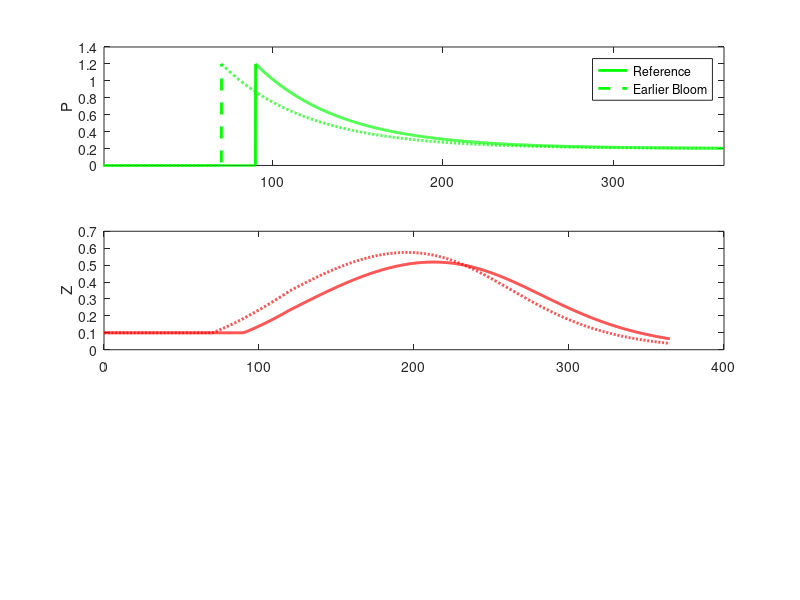

The MATLAB source for this figure: (Note: this script raises an error after producing the figure.)
%% Supplementary Analysis for manuscript "Shifting Phenology as a Key Driver of Shelf Zooplankton Population Variability"
% MATLAB code for the Lotka-Volterra model (Discussion and Figure S10)
% Adapted from model provided by Greg L. Britten
% Isabel Honda
% May 2024

%% Lotka-Volterra Model (Appendix S1, Figure S10)

clc; clear; close all;
dt = 0.1;
bloom_time1 = 90/dt; % bloom timing differs by 20 days
bloom_time2 = 70/dt;
diap_init = 250;

% prescribe phytoplankton as instant bloom and exponential decay
p1 = [zeros(1, bloom_time1-1), 1*exp(-0.002*(0:(365/dt)-bloom_time1))+0.2];
p2 = [zeros(1, bloom_time2-1), 1*exp(-0.002*(0:(365/dt)-bloom_time2))+0.2];

% initial conditions
z1 = zeros(1, 365/dt);
c1 = zeros(1, 365/dt);
z2 = zeros(1, 365/dt);
c2 = zeros(1, 365/dt);
z1(1) = 0.1;
c1(1) = 0.1;
z2(1) = 0.1;
c2(1) = 0.1;

z_g = 0.03; % zooplankton grazing rate on phytoplankton
c_g = 0.03; % consumer grazing rate on zooplankton
c_m = 0.001; % consumer mortality
c_emerge = 120/dt; % predators appear at day 120

% biomass evolution for type 1 functional response
% assumes same grazing rate for calanus and top predator
for i = 2:length(p1)
    if i > c_emerge
        z1(i) = z1(i-1) + z_g*z1(i-1)*p1(i-1)*dt - c_g*c1(i-1)*z1(i-1)*dt;
        z2(i) = z2(i-1) + z_g*z2(i-1)*p2(i-1)*dt - c_g*c2(i-1)*z2(i-1)*dt;
        c1(i) = c1(i-1) + c_g*c1(i-1)*z1(i-1)*dt - c_m*c1(i-1)*dt;
        c2(i) = c2(i-1) + c_g*c2(i-1)*z2(i-1)*dt - c_m*c2(i-1)*dt;
    else
        z1(i) = z1(i-1) + z_g*z1(i-1)*p1(i-1)*dt;
        z2(i) = z2(i-1) + z_g*z2(i-1)*p2(i-1)*dt;
        c1(i) = c1(i-1);
        c2(i) = c2(i-1);
    end
end

figure(1)
clf
set(gcf,'color','w');

time = (1:(365/dt))*dt;
subplot(3,1,1)
plot(time, p1,'g','LineWidth',2)
hold on
plot(time, p2,'g--','LineWidth',2)
ylabel('P')
legend('Reference', 'Earlier Bloom', 'Location', 'northeast')
xlim([1 365])

subplot(3,1,2)
plot(time, z1, 'r','LineWidth',2)
hold on
plot(time, z2, 'r--','LineWidth',2)
ylabel('Z')
xline(diap_init, '--');
y_limits = ylim(gca);
max_y = y_limits(2);
text(diap_init + 2, max_y - max_y/10, 'Diapause Date')
xlim([1 365])

subplot(3,1,3)
plot(time, c1, 'k','LineWidth',2)
hold on
plot(time, c2, 'k--','LineWidth',2)
ylabel('C')
xlabel('Day of Year')
xlim([1 365])
